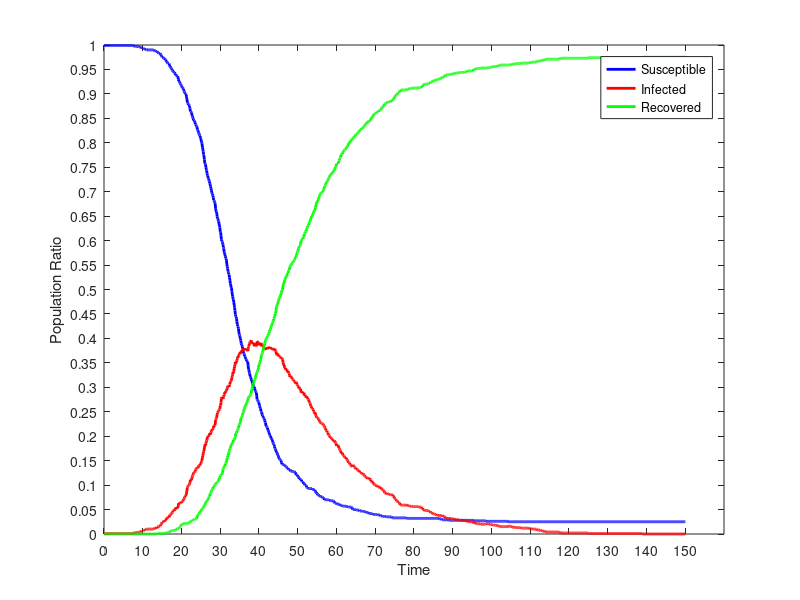

The MATLAB source for this figure:
dynamics = [
0.00,999.000,1.000,0.000;
0.10,999.000,1.000,0.000;
0.20,999.000,1.000,0.000;
0.30,999.000,1.000,0.000;
0.40,999.000,1.000,0.000;
0.50,999.000,1.000,0.000;
0.60,999.000,1.000,0.000;
0.70,999.000,1.000,0.000;
0.80,999.000,1.000,0.000;
0.90,999.000,1.000,0.000;
1.00,999.000,1.000,0.000;
1.10,999.000,1.000,0.000;
1.20,999.000,1.000,0.000;
1.30,999.000,1.000,0.000;
1.40,999.000,1.000,0.000;
1.50,999.000,1.000,0.000;
1.60,999.000,1.000,0.000;
1.70,999.000,1.000,0.000;
1.80,999.000,1.000,0.000;
1.90,999.000,1.000,0.000;
2.00,999.000,1.000,0.000;
2.10,999.000,1.000,0.000;
2.20,999.000,1.000,0.000;
2.30,999.000,1.000,0.000;
2.40,999.000,1.000,0.000;
2.50,999.000,1.000,0.000;
2.60,999.000,1.000,0.000;
2.70,999.000,1.000,0.000;
2.80,999.000,1.000,0.000;
2.90,999.000,1.000,0.000;
3.00,999.000,1.000,0.000;
3.10,999.000,1.000,0.000;
3.20,999.000,1.000,0.000;
3.30,999.000,1.000,0.000;
3.40,999.000,1.000,0.000;
3.50,999.000,1.000,0.000;
3.60,999.000,1.000,0.000;
3.70,999.000,1.000,0.000;
3.80,999.000,1.000,0.000;
3.90,999.000,1.000,0.000;
4.00,999.000,1.000,0.000;
4.10,999.000,1.000,0.000;
4.20,999.000,1.000,0.000;
4.30,999.000,1.000,0.000;
4.40,999.000,1.000,0.000;
4.50,999.000,1.000,0.000;
4.60,999.000,1.000,0.000;
4.70,999.000,1.000,0.000;
4.80,999.000,1.000,0.000;
4.90,999.000,1.000,0.000;
5.00,999.000,1.000,0.000;
5.10,999.000,1.000,0.000;
5.20,999.000,1.000,0.000;
5.30,999.000,1.000,0.000;
5.40,999.000,1.000,0.000;
5.50,999.000,1.000,0.000;
5.60,999.000,1.000,0.000;
5.70,999.000,1.000,0.000;
5.80,999.000,1.000,0.000;
5.90,999.000,1.000,0.000;
6.00,999.000,1.000,0.000;
6.10,999.000,1.000,0.000;
6.20,999.000,1.000,0.000;
6.30,999.000,1.000,0.000;
6.40,999.000,1.000,0.000;
6.50,999.000,1.000,0.000;
6.60,999.000,1.000,0.000;
6.70,999.000,1.000,0.000;
6.80,999.000,1.000,0.000;
6.90,999.000,1.000,0.000;
7.00,999.000,1.000,0.000;
7.10,999.000,1.000,0.000;
7.20,999.000,1.000,0.000;
7.30,999.000,1.000,0.000;
7.40,999.000,1.000,0.000;
7.50,998.000,2.000,0.000;
7.60,998.000,2.000,0.000;
7.70,998.000,2.000,0.000;
7.80,998.000,2.000,0.000;
7.90,998.000,2.000,0.000;
8.00,998.000,2.000,0.000;
8.10,997.000,3.000,0.000;
8.20,997.000,3.000,0.000;
8.30,997.000,3.000,0.000;
8.40,997.000,3.000,0.000;
8.50,997.000,3.000,0.000;
8.60,997.000,3.000,0.000;
8.70,997.000,3.000,0.000;
8.80,997.000,3.000,0.000;
8.90,997.000,3.000,0.000;
9.00,996.000,4.000,0.000;
9.10,996.000,4.000,0.000;
9.20,996.000,4.000,0.000;
9.30,996.000,4.000,0.000;
9.40,996.000,4.000,0.000;
9.50,996.000,4.000,0.000;
9.60,995.000,5.000,0.000;
9.70,994.000,6.000,0.000;
9.80,993.000,7.000,0.000;
9.90,993.000,7.000,0.000;
10.00,993.000,7.000,0.000;
10.10,993.000,7.000,0.000;
10.20,993.000,7.000,0.000;
10.30,992.000,8.000,0.000;
10.40,992.000,8.000,0.000;
10.50,992.000,8.000,0.000;
10.60,991.000,9.000,0.000;
10.70,991.000,9.000,0.000;
10.80,991.000,9.000,0.000;
10.90,991.000,9.000,0.000;
11.00,990.000,10.000,0.000;
11.10,990.000,10.000,0.000;
11.20,990.000,10.000,0.000;
11.30,990.000,10.000,0.000;
11.40,990.000,10.000,0.000;
11.50,990.000,10.000,0.000;
11.60,990.000,10.000,0.000;
11.70,990.000,10.000,0.000;
11.80,990.000,10.000,0.000;
11.90,990.000,10.000,0.000;
12.00,990.000,10.000,0.000;
12.10,990.000,10.000,0.000;
12.20,990.000,10.000,0.000;
12.30,990.000,10.000,0.000;
12.40,990.000,10.000,0.000;
12.50,990.000,10.000,0.000;
12.60,990.000,10.000,0.000;
12.70,990.000,10.000,0.000;
12.80,990.000,10.000,0.000;
12.90,989.000,11.000,0.000;
13.00,988.000,12.000,0.000;
13.10,988.000,12.000,0.000;
13.20,988.000,12.000,0.000;
13.30,988.000,12.000,0.000;
13.40,988.000,12.000,0.000;
13.50,987.000,13.000,0.000;
13.60,987.000,12.000,1.000;
13.70,987.000,12.000,1.000;
13.80,985.000,14.000,1.000;
13.90,985.000,14.000,1.000;
14.00,984.000,15.000,1.000;
14.10,983.000,16.000,1.000;
14.20,983.000,16.000,1.000;
14.30,983.000,16.000,1.000;
14.40,983.000,16.000,1.000;
14.50,983.000,16.000,1.000;
14.60,981.000,18.000,1.000;
14.70,980.000,19.000,1.000;
14.80,978.000,21.000,1.000;
14.90,977.000,22.000,1.000;
15.00,975.000,24.000,1.000;
15.10,975.000,24.000,1.000;
15.20,975.000,24.000,1.000;
15.30,974.000,25.000,1.000;
15.40,973.000,26.000,1.000;
15.50,973.000,26.000,1.000;
15.60,972.000,27.000,1.000;
15.70,972.000,26.000,2.000;
15.80,970.000,28.000,2.000;
15.90,970.000,28.000,2.000;
16.00,969.000,29.000,2.000;
16.10,966.000,32.000,2.000;
16.20,966.000,31.000,3.000;
16.30,964.000,33.000,3.000;
16.40,963.000,34.000,3.000;
16.50,962.000,35.000,3.000;
16.60,962.000,35.000,3.000;
16.70,962.000,35.000,3.000;
16.80,962.000,34.000,4.000;
16.90,959.000,37.000,4.000;
17.00,956.000,39.000,5.000;
17.10,956.000,39.000,5.000;
17.20,954.000,40.000,6.000;
17.30,953.000,41.000,6.000;
17.40,952.000,41.000,7.000;
17.50,951.000,42.000,7.000;
17.60,949.000,44.000,7.000;
17.70,948.000,45.000,7.000;
17.80,946.000,47.000,7.000;
17.90,945.000,48.000,7.000;
18.00,945.000,48.000,7.000;
18.10,944.000,49.000,7.000;
18.20,944.000,48.000,8.000;
18.30,942.000,50.000,8.000;
18.40,941.000,51.000,8.000;
18.50,938.000,54.000,8.000;
18.60,938.000,52.000,10.000;
18.70,938.000,52.000,10.000;
18.80,937.000,53.000,10.000;
18.90,936.000,54.000,10.000;
19.00,936.000,53.000,11.000;
19.10,934.000,55.000,11.000;
19.20,930.000,59.000,11.000;
19.30,926.000,63.000,11.000;
19.40,926.000,62.000,12.000;
19.50,924.000,63.000,13.000;
19.60,922.000,64.000,14.000;
19.70,921.000,64.000,15.000;
19.80,919.000,65.000,16.000;
19.90,918.000,64.000,18.000;
20.00,917.000,64.000,19.000;
20.10,915.000,66.000,19.000;
20.20,913.000,67.000,20.000;
20.30,913.000,67.000,20.000;
20.40,911.000,68.000,21.000;
20.50,910.000,69.000,21.000;
20.60,907.000,72.000,21.000;
20.70,905.000,73.000,22.000;
20.80,903.000,75.000,22.000;
20.90,902.000,76.000,22.000;
21.00,900.000,78.000,22.000;
21.10,900.000,78.000,22.000;
21.20,898.000,80.000,22.000;
21.30,894.000,84.000,22.000;
21.40,890.000,88.000,22.000;
21.50,883.000,95.000,22.000;
21.60,881.000,97.000,22.000;
21.70,880.000,98.000,22.000;
21.80,878.000,100.000,22.000;
21.90,878.000,100.000,22.000;
22.00,876.000,101.000,23.000;
22.10,873.000,103.000,24.000;
22.20,870.000,105.000,25.000;
22.30,864.000,111.000,25.000;
22.40,864.000,110.000,26.000;
22.50,863.000,110.000,27.000;
22.60,862.000,111.000,27.000;
22.70,857.000,115.000,28.000;
22.80,854.000,118.000,28.000;
22.90,852.000,120.000,28.000;
23.00,850.000,122.000,28.000;
23.10,847.000,124.000,29.000;
23.20,845.000,126.000,29.000;
23.30,845.000,126.000,29.000;
23.40,844.000,126.000,30.000;
23.50,841.000,128.000,31.000;
23.60,838.000,131.000,31.000;
23.70,837.000,132.000,31.000;
23.80,835.000,134.000,31.000;
23.90,834.000,135.000,31.000;
24.00,832.000,135.000,33.000;
24.10,827.000,136.000,37.000;
24.20,826.000,135.000,39.000;
24.30,824.000,136.000,40.000;
24.40,821.000,138.000,41.000;
24.50,819.000,140.000,41.000;
24.60,817.000,141.000,42.000;
24.70,815.000,140.000,45.000;
24.80,814.000,141.000,45.000;
24.90,810.000,143.000,47.000;
25.00,808.000,145.000,47.000;
25.10,804.000,147.000,49.000;
25.20,801.000,149.000,50.000;
25.30,798.000,151.000,51.000;
25.40,791.000,157.000,52.000;
25.50,787.000,160.000,53.000;
25.60,782.000,164.000,54.000;
25.70,776.000,169.000,55.000;
25.80,773.000,170.000,57.000;
25.90,766.000,176.000,58.000;
26.00,759.000,181.000,60.000;
26.10,757.000,183.000,60.000;
26.20,756.000,181.000,63.000;
26.30,750.000,185.000,65.000;
26.40,745.000,189.000,66.000;
26.50,743.000,191.000,66.000;
26.60,737.000,194.000,69.000;
26.70,733.000,198.000,69.000;
26.80,732.000,198.000,70.000;
26.90,727.000,201.000,72.000;
27.00,726.000,200.000,74.000;
27.10,723.000,201.000,76.000;
27.20,721.000,202.000,77.000;
27.30,717.000,206.000,77.000;
27.40,714.000,203.000,83.000;
27.50,711.000,205.000,84.000;
27.60,707.000,208.000,85.000;
27.70,703.000,210.000,87.000;
27.80,699.000,212.000,89.000;
27.90,696.000,214.000,90.000;
28.00,695.000,213.000,92.000;
28.10,692.000,215.000,93.000;
28.20,688.000,216.000,96.000;
28.30,683.000,221.000,96.000;
28.40,682.000,220.000,98.000;
28.50,680.000,221.000,99.000;
28.60,678.000,222.000,100.000;
28.70,675.000,225.000,100.000;
28.80,665.000,234.000,101.000;
28.90,661.000,235.000,104.000;
29.00,659.000,236.000,105.000;
29.10,656.000,239.000,105.000;
29.20,649.000,245.000,106.000;
29.30,646.000,248.000,106.000;
29.40,644.000,249.000,107.000;
29.50,641.000,251.000,108.000;
29.60,639.000,252.000,109.000;
29.70,634.000,254.000,112.000;
29.80,630.000,255.000,115.000;
29.90,627.000,256.000,117.000;
30.00,618.000,263.000,119.000;
30.10,617.000,263.000,120.000;
30.20,610.000,269.000,121.000;
30.30,602.000,277.000,121.000;
30.40,599.000,280.000,121.000;
30.50,598.000,278.000,124.000;
30.60,596.000,279.000,125.000;
30.70,592.000,276.000,132.000;
30.80,586.000,280.000,134.000;
30.90,584.000,281.000,135.000;
31.00,577.000,285.000,138.000;
31.10,575.000,286.000,139.000;
31.20,571.000,290.000,139.000;
31.30,568.000,289.000,143.000;
31.40,564.000,292.000,144.000;
31.50,563.000,292.000,145.000;
31.60,560.000,293.000,147.000;
31.70,552.000,297.000,151.000;
31.80,547.000,297.000,156.000;
31.90,543.000,300.000,157.000;
32.00,537.000,303.000,160.000;
32.10,535.000,301.000,164.000;
32.20,531.000,303.000,166.000;
32.30,530.000,301.000,169.000;
32.40,524.000,305.000,171.000;
32.50,519.000,306.000,175.000;
32.60,512.000,312.000,176.000;
32.70,509.000,312.000,179.000;
32.80,505.000,313.000,182.000;
32.90,503.000,315.000,182.000;
33.00,496.000,320.000,184.000;
33.10,491.000,323.000,186.000;
33.20,486.000,326.000,188.000;
33.30,481.000,331.000,188.000;
33.40,479.000,329.000,192.000;
33.50,474.000,333.000,193.000;
33.60,468.000,339.000,193.000;
33.70,463.000,342.000,195.000;
33.80,457.000,346.000,197.000;
33.90,449.000,352.000,199.000;
34.00,445.000,349.000,206.000;
34.10,444.000,350.000,206.000;
34.20,441.000,352.000,207.000;
34.30,434.000,355.000,211.000;
34.40,429.000,359.000,212.000;
34.50,425.000,362.000,213.000;
34.60,424.000,361.000,215.000;
34.70,420.000,364.000,216.000;
34.80,413.000,366.000,221.000;
34.90,408.000,368.000,224.000;
35.00,406.000,370.000,224.000;
35.10,403.000,370.000,227.000;
35.20,399.000,372.000,229.000;
35.30,396.000,369.000,235.000;
35.40,390.000,372.000,238.000;
35.50,387.000,375.000,238.000;
35.60,386.000,374.000,240.000;
35.70,383.000,375.000,242.000;
35.80,379.000,376.000,245.000;
35.90,375.000,377.000,248.000;
36.00,370.000,380.000,250.000;
36.10,369.000,378.000,253.000;
36.20,367.000,377.000,256.000;
36.30,364.000,377.000,259.000;
36.40,363.000,377.000,260.000;
36.50,360.000,377.000,263.000;
36.60,358.000,379.000,263.000;
36.70,357.000,377.000,266.000;
36.80,354.000,378.000,268.000;
36.90,354.000,376.000,270.000;
37.00,352.000,376.000,272.000;
37.10,352.000,374.000,274.000;
37.20,344.000,379.000,277.000;
37.30,337.000,383.000,280.000;
37.40,335.000,384.000,281.000;
37.50,330.000,389.000,281.000;
37.60,328.000,391.000,281.000;
37.70,323.000,393.000,284.000;
37.80,321.000,394.000,285.000;
37.90,319.000,395.000,286.000;
38.00,316.000,396.000,288.000;
38.10,313.000,392.000,295.000;
38.20,313.000,390.000,297.000;
38.30,309.000,391.000,300.000;
38.40,307.000,389.000,304.000;
38.50,303.000,391.000,306.000;
38.60,302.000,390.000,308.000;
38.70,301.000,387.000,312.000;
38.80,301.000,384.000,315.000;
38.90,297.000,387.000,316.000;
39.00,293.000,390.000,317.000;
39.10,292.000,388.000,320.000;
39.20,291.000,384.000,325.000;
39.30,289.000,384.000,327.000;
39.40,284.000,386.000,330.000;
39.50,275.000,394.000,331.000;
39.60,274.000,394.000,332.000;
39.70,273.000,392.000,335.000;
39.80,271.000,392.000,337.000;
39.90,270.000,389.000,341.000;
40.00,268.000,386.000,346.000;
40.10,263.000,389.000,348.000;
40.20,261.000,389.000,350.000;
40.30,258.000,389.000,353.000;
40.40,257.000,387.000,356.000;
40.50,251.000,391.000,358.000;
40.60,250.000,385.000,365.000;
40.70,249.000,384.000,367.000;
40.80,244.000,387.000,369.000;
40.90,242.000,387.000,371.000;
41.00,241.000,385.000,374.000;
41.10,239.000,383.000,378.000;
41.20,237.000,380.000,383.000;
41.30,236.000,379.000,385.000;
41.40,235.000,380.000,385.000;
41.50,232.000,378.000,390.000;
41.60,228.000,378.000,394.000;
41.70,227.000,377.000,396.000;
41.80,221.000,381.000,398.000;
41.90,220.000,380.000,400.000;
42.00,219.000,380.000,401.000;
42.10,218.000,379.000,403.000;
42.20,217.000,378.000,405.000;
42.30,212.000,382.000,406.000;
42.40,212.000,381.000,407.000;
42.50,209.000,381.000,410.000;
42.60,207.000,382.000,411.000;
42.70,204.000,382.000,414.000;
42.80,202.000,380.000,418.000;
42.90,200.000,382.000,418.000;
43.00,200.000,380.000,420.000;
43.10,196.000,381.000,423.000;
43.20,196.000,379.000,425.000;
43.30,193.000,379.000,428.000;
43.40,193.000,377.000,430.000;
43.50,190.000,378.000,432.000;
43.60,187.000,379.000,434.000;
43.70,185.000,379.000,436.000;
43.80,184.000,376.000,440.000;
43.90,182.000,377.000,441.000;
44.00,179.000,377.000,444.000;
44.10,175.000,379.000,446.000;
44.20,174.000,375.000,451.000;
44.30,173.000,375.000,452.000;
44.40,170.000,373.000,457.000;
44.50,167.000,368.000,465.000;
44.60,167.000,366.000,467.000;
44.70,165.000,366.000,469.000;
44.80,162.000,369.000,469.000;
44.90,161.000,366.000,473.000;
45.00,159.000,364.000,477.000;
45.10,156.000,365.000,479.000;
45.20,154.000,364.000,482.000;
45.30,153.000,364.000,483.000;
45.40,152.000,362.000,486.000;
45.50,152.000,362.000,486.000;
45.60,151.000,361.000,488.000;
45.70,150.000,359.000,491.000;
45.80,146.000,360.000,494.000;
45.90,143.000,359.000,498.000;
46.00,143.000,359.000,498.000;
46.10,142.000,357.000,501.000;
46.20,142.000,351.000,507.000;
46.30,142.000,347.000,511.000;
46.40,142.000,345.000,513.000;
46.50,141.000,346.000,513.000;
46.60,141.000,340.000,519.000;
46.70,140.000,340.000,520.000;
46.80,139.000,338.000,523.000;
46.90,138.000,339.000,523.000;
47.00,138.000,335.000,527.000;
47.10,137.000,336.000,527.000;
47.20,136.000,336.000,528.000;
47.30,135.000,333.000,532.000;
47.40,135.000,331.000,534.000;
47.50,133.000,333.000,534.000;
47.60,132.000,330.000,538.000;
47.70,132.000,329.000,539.000;
47.80,132.000,328.000,540.000;
47.90,132.000,324.000,544.000;
48.00,132.000,321.000,547.000;
48.10,130.000,321.000,549.000;
48.20,128.000,323.000,549.000;
48.30,128.000,321.000,551.000;
48.40,128.000,321.000,551.000;
48.50,128.000,319.000,553.000;
48.60,128.000,317.000,555.000;
48.70,128.000,316.000,556.000;
48.80,128.000,316.000,556.000;
48.90,128.000,315.000,557.000;
49.00,128.000,313.000,559.000;
49.10,128.000,312.000,560.000;
49.20,127.000,312.000,561.000;
49.30,126.000,311.000,563.000;
49.40,126.000,308.000,566.000;
49.50,123.000,311.000,566.000;
49.60,121.000,311.000,568.000;
49.70,121.000,309.000,570.000;
49.80,120.000,306.000,574.000;
49.90,120.000,304.000,576.000;
50.00,118.000,304.000,578.000;
50.10,118.000,302.000,580.000;
50.20,116.000,300.000,584.000;
50.30,115.000,298.000,587.000;
50.40,113.000,300.000,587.000;
50.50,113.000,298.000,589.000;
50.60,113.000,297.000,590.000;
50.70,111.000,297.000,592.000;
50.80,111.000,292.000,597.000;
50.90,111.000,289.000,600.000;
51.00,108.000,290.000,602.000;
51.10,107.000,291.000,602.000;
51.20,107.000,290.000,603.000;
51.30,107.000,290.000,603.000;
51.40,106.000,288.000,606.000;
51.50,103.000,289.000,608.000;
51.60,103.000,289.000,608.000;
51.70,103.000,283.000,614.000;
51.80,101.000,284.000,615.000;
51.90,100.000,284.000,616.000;
52.00,100.000,282.000,618.000;
52.10,100.000,281.000,619.000;
52.20,99.000,279.000,622.000;
52.30,96.000,281.000,623.000;
52.40,95.000,280.000,625.000;
52.50,94.000,279.000,627.000;
52.60,94.000,276.000,630.000;
52.70,93.000,276.000,631.000;
52.80,93.000,275.000,632.000;
52.90,93.000,272.000,635.000;
53.00,93.000,269.000,638.000;
53.10,93.000,268.000,639.000;
53.20,93.000,267.000,640.000;
53.30,93.000,264.000,643.000;
53.40,93.000,261.000,646.000;
53.50,93.000,261.000,646.000;
53.60,93.000,257.000,650.000;
53.70,93.000,257.000,650.000;
53.80,91.000,257.000,652.000;
53.90,91.000,255.000,654.000;
54.00,91.000,254.000,655.000;
54.10,91.000,251.000,658.000;
54.20,90.000,250.000,660.000;
54.30,90.000,249.000,661.000;
54.40,90.000,246.000,664.000;
54.50,88.000,248.000,664.000;
54.60,87.000,245.000,668.000;
54.70,85.000,242.000,673.000;
54.80,85.000,240.000,675.000;
54.90,83.000,238.000,679.000;
55.00,83.000,238.000,679.000;
55.10,81.000,238.000,681.000;
55.20,80.000,237.000,683.000;
55.30,80.000,236.000,684.000;
55.40,79.000,234.000,687.000;
55.50,78.000,234.000,688.000;
55.60,78.000,230.000,692.000;
55.70,78.000,229.000,693.000;
55.80,77.000,228.000,695.000;
55.90,77.000,227.000,696.000;
56.00,76.000,227.000,697.000;
56.10,76.000,226.000,698.000;
56.20,76.000,226.000,698.000;
56.30,76.000,226.000,698.000;
56.40,75.000,226.000,699.000;
56.50,74.000,225.000,701.000;
56.60,74.000,224.000,702.000;
56.70,73.000,222.000,705.000;
56.80,72.000,221.000,707.000;
56.90,70.000,220.000,710.000;
57.00,70.000,218.000,712.000;
57.10,70.000,217.000,713.000;
57.20,70.000,215.000,715.000;
57.30,70.000,212.000,718.000;
57.40,70.000,211.000,719.000;
57.50,70.000,211.000,719.000;
57.60,70.000,208.000,722.000;
57.70,70.000,208.000,722.000;
57.80,70.000,207.000,723.000;
57.90,70.000,203.000,727.000;
58.00,70.000,202.000,728.000;
58.10,69.000,202.000,729.000;
58.20,69.000,201.000,730.000;
58.30,69.000,199.000,732.000;
58.40,68.000,197.000,735.000;
58.50,68.000,197.000,735.000;
58.60,68.000,197.000,735.000;
58.70,68.000,195.000,737.000;
58.80,68.000,195.000,737.000;
58.90,68.000,194.000,738.000;
59.00,68.000,192.000,740.000;
59.10,68.000,192.000,740.000;
59.20,68.000,190.000,742.000;
59.30,67.000,190.000,743.000;
59.40,65.000,190.000,745.000;
59.50,64.000,191.000,745.000;
59.60,63.000,189.000,748.000;
59.70,63.000,187.000,750.000;
59.80,63.000,186.000,751.000;
59.90,63.000,185.000,752.000;
60.00,63.000,180.000,757.000;
60.10,62.000,181.000,757.000;
60.20,61.000,182.000,757.000;
60.30,61.000,182.000,757.000;
60.40,61.000,182.000,757.000;
60.50,61.000,180.000,759.000;
60.60,61.000,176.000,763.000;
60.70,61.000,175.000,764.000;
60.80,60.000,173.000,767.000;
60.90,60.000,172.000,768.000;
61.00,59.000,171.000,770.000;
61.10,59.000,170.000,771.000;
61.20,59.000,165.000,776.000;
61.30,58.000,165.000,777.000;
61.40,58.000,165.000,777.000;
61.50,57.000,166.000,777.000;
61.60,57.000,163.000,780.000;
61.70,57.000,161.000,782.000;
61.80,57.000,160.000,783.000;
61.90,57.000,160.000,783.000;
62.00,57.000,159.000,784.000;
62.10,57.000,157.000,786.000;
62.20,57.000,156.000,787.000;
62.30,57.000,156.000,787.000;
62.40,57.000,155.000,788.000;
62.50,56.000,156.000,788.000;
62.60,56.000,153.000,791.000;
62.70,56.000,152.000,792.000;
62.80,56.000,152.000,792.000;
62.90,56.000,150.000,794.000;
63.00,56.000,148.000,796.000;
63.10,55.000,146.000,799.000;
63.20,55.000,146.000,799.000;
63.30,55.000,146.000,799.000;
63.40,55.000,145.000,800.000;
63.50,55.000,142.000,803.000;
63.60,55.000,142.000,803.000;
63.70,55.000,141.000,804.000;
63.80,55.000,139.000,806.000;
63.90,55.000,138.000,807.000;
64.00,54.000,138.000,808.000;
64.10,52.000,140.000,808.000;
64.20,50.000,141.000,809.000;
64.30,50.000,141.000,809.000;
64.40,50.000,140.000,810.000;
64.50,50.000,139.000,811.000;
64.60,50.000,137.000,813.000;
64.70,50.000,136.000,814.000;
64.80,50.000,136.000,814.000;
64.90,50.000,135.000,815.000;
65.00,50.000,133.000,817.000;
65.10,49.000,134.000,817.000;
65.20,49.000,133.000,818.000;
65.30,49.000,133.000,818.000;
65.40,49.000,132.000,819.000;
65.50,49.000,131.000,820.000;
65.60,49.000,130.000,821.000;
65.70,49.000,129.000,822.000;
65.80,49.000,128.000,823.000;
65.90,48.000,129.000,823.000;
66.00,47.000,127.000,826.000;
66.10,47.000,126.000,827.000;
66.20,47.000,126.000,827.000;
66.30,47.000,126.000,827.000;
66.40,47.000,124.000,829.000;
66.50,47.000,124.000,829.000;
66.60,47.000,123.000,830.000;
66.70,47.000,123.000,830.000;
66.80,46.000,124.000,830.000;
66.90,46.000,123.000,831.000;
67.00,46.000,122.000,832.000;
67.10,46.000,121.000,833.000;
67.20,46.000,120.000,834.000;
67.30,46.000,118.000,836.000;
67.40,46.000,117.000,837.000;
67.50,45.000,117.000,838.000;
67.60,45.000,116.000,839.000;
67.70,45.000,116.000,839.000;
67.80,44.000,115.000,841.000;
67.90,44.000,115.000,841.000;
68.00,44.000,113.000,843.000;
68.10,43.000,114.000,843.000;
68.20,43.000,113.000,844.000;
68.30,43.000,113.000,844.000;
68.40,42.000,114.000,844.000;
68.50,42.000,114.000,844.000;
68.60,42.000,114.000,844.000;
68.70,42.000,112.000,846.000;
68.80,42.000,111.000,847.000;
68.90,42.000,108.000,850.000;
69.00,42.000,108.000,850.000;
69.10,42.000,106.000,852.000;
69.20,41.000,107.000,852.000;
69.30,41.000,107.000,852.000;
69.40,40.000,106.000,854.000;
69.50,40.000,103.000,857.000;
69.60,40.000,102.000,858.000;
69.70,40.000,102.000,858.000;
69.80,40.000,101.000,859.000;
69.90,40.000,100.000,860.000;
70.00,40.000,100.000,860.000;
70.10,40.000,100.000,860.000;
70.20,40.000,99.000,861.000;
70.30,40.000,98.000,862.000;
70.40,40.000,98.000,862.000;
70.50,40.000,97.000,863.000;
70.60,39.000,98.000,863.000;
70.70,39.000,98.000,863.000;
70.80,39.000,98.000,863.000;
70.90,39.000,96.000,865.000;
71.00,39.000,95.000,866.000;
71.10,39.000,95.000,866.000;
71.20,39.000,94.000,867.000;
71.30,38.000,95.000,867.000;
71.40,37.000,95.000,868.000;
71.50,37.000,95.000,868.000;
71.60,37.000,93.000,870.000;
71.70,37.000,91.000,872.000;
71.80,37.000,91.000,872.000;
71.90,36.000,90.000,874.000;
72.00,36.000,90.000,874.000;
72.10,36.000,90.000,874.000;
72.20,36.000,89.000,875.000;
72.30,36.000,87.000,877.000;
72.40,36.000,85.000,879.000;
72.50,36.000,84.000,880.000;
72.60,36.000,84.000,880.000;
72.70,36.000,83.000,881.000;
72.80,36.000,82.000,882.000;
72.90,35.000,83.000,882.000;
73.00,35.000,83.000,882.000;
73.10,35.000,83.000,882.000;
73.20,35.000,82.000,883.000;
73.30,35.000,82.000,883.000;
73.40,35.000,82.000,883.000;
73.50,35.000,81.000,884.000;
73.60,35.000,81.000,884.000;
73.70,35.000,81.000,884.000;
73.80,35.000,81.000,884.000;
73.90,35.000,80.000,885.000;
74.00,35.000,80.000,885.000;
74.10,35.000,80.000,885.000;
74.20,35.000,80.000,885.000;
74.30,34.000,81.000,885.000;
74.40,33.000,80.000,887.000;
74.50,33.000,80.000,887.000;
74.60,33.000,78.000,889.000;
74.70,33.000,78.000,889.000;
74.80,33.000,77.000,890.000;
74.90,33.000,74.000,893.000;
75.00,33.000,73.000,894.000;
75.10,33.000,72.000,895.000;
75.20,33.000,71.000,896.000;
75.30,33.000,71.000,896.000;
75.40,33.000,70.000,897.000;
75.50,33.000,68.000,899.000;
75.60,33.000,67.000,900.000;
75.70,33.000,67.000,900.000;
75.80,33.000,66.000,901.000;
75.90,33.000,65.000,902.000;
76.00,33.000,65.000,902.000;
76.10,33.000,65.000,902.000;
76.20,33.000,64.000,903.000;
76.30,33.000,63.000,904.000;
76.40,33.000,60.000,907.000;
76.50,33.000,60.000,907.000;
76.60,33.000,59.000,908.000;
76.70,33.000,59.000,908.000;
76.80,33.000,59.000,908.000;
76.90,33.000,59.000,908.000;
77.00,33.000,59.000,908.000;
77.10,33.000,59.000,908.000;
77.20,33.000,59.000,908.000;
77.30,33.000,59.000,908.000;
77.40,33.000,59.000,908.000;
77.50,33.000,59.000,908.000;
77.60,33.000,59.000,908.000;
77.70,33.000,59.000,908.000;
77.80,33.000,59.000,908.000;
77.90,33.000,59.000,908.000;
78.00,33.000,59.000,908.000;
78.10,32.000,60.000,908.000;
78.20,32.000,59.000,909.000;
78.30,32.000,58.000,910.000;
78.40,32.000,58.000,910.000;
78.50,32.000,58.000,910.000;
78.60,32.000,58.000,910.000;
78.70,32.000,58.000,910.000;
78.80,32.000,57.000,911.000;
78.90,32.000,57.000,911.000;
79.00,32.000,57.000,911.000;
79.10,32.000,57.000,911.000;
79.20,32.000,57.000,911.000;
79.30,32.000,57.000,911.000;
79.40,32.000,56.000,912.000;
79.50,32.000,56.000,912.000;
79.60,32.000,56.000,912.000;
79.70,32.000,56.000,912.000;
79.80,32.000,56.000,912.000;
79.90,32.000,56.000,912.000;
80.00,32.000,56.000,912.000;
80.10,32.000,56.000,912.000;
80.20,32.000,56.000,912.000;
80.30,32.000,56.000,912.000;
80.40,32.000,56.000,912.000;
80.50,32.000,56.000,912.000;
80.60,32.000,56.000,912.000;
80.70,32.000,56.000,912.000;
80.80,32.000,56.000,912.000;
80.90,32.000,56.000,912.000;
81.00,32.000,56.000,912.000;
81.10,32.000,56.000,912.000;
81.20,32.000,55.000,913.000;
81.30,32.000,55.000,913.000;
81.40,32.000,55.000,913.000;
81.50,32.000,55.000,913.000;
81.60,32.000,55.000,913.000;
81.70,32.000,55.000,913.000;
81.80,32.000,55.000,913.000;
81.90,32.000,55.000,913.000;
82.00,32.000,53.000,915.000;
82.10,32.000,53.000,915.000;
82.20,32.000,53.000,915.000;
82.30,32.000,50.000,918.000;
82.40,32.000,50.000,918.000;
82.50,32.000,49.000,919.000;
82.60,32.000,49.000,919.000;
82.70,32.000,48.000,920.000;
82.80,32.000,48.000,920.000;
82.90,32.000,48.000,920.000;
83.00,32.000,48.000,920.000;
83.10,32.000,48.000,920.000;
83.20,32.000,48.000,920.000;
83.30,32.000,48.000,920.000;
83.40,32.000,48.000,920.000;
83.50,32.000,48.000,920.000;
83.60,32.000,48.000,920.000;
83.70,32.000,48.000,920.000;
83.80,32.000,47.000,921.000;
83.90,32.000,46.000,922.000;
84.00,32.000,46.000,922.000;
84.10,32.000,46.000,922.000;
84.20,32.000,45.000,923.000;
84.30,32.000,44.000,924.000;
84.40,32.000,44.000,924.000;
84.50,32.000,44.000,924.000;
84.60,32.000,44.000,924.000;
84.70,32.000,43.000,925.000;
84.80,32.000,42.000,926.000;
84.90,32.000,42.000,926.000;
85.00,32.000,41.000,927.000;
85.10,32.000,41.000,927.000;
85.20,32.000,41.000,927.000;
85.30,32.000,41.000,927.000;
85.40,32.000,40.000,928.000;
85.50,32.000,40.000,928.000;
85.60,32.000,40.000,928.000;
85.70,32.000,40.000,928.000;
85.80,32.000,39.000,929.000;
85.90,32.000,39.000,929.000;
86.00,32.000,39.000,929.000;
86.10,32.000,38.000,930.000;
86.20,32.000,38.000,930.000;
86.30,32.000,38.000,930.000;
86.40,32.000,38.000,930.000;
86.50,31.000,39.000,930.000;
86.60,31.000,38.000,931.000;
86.70,31.000,38.000,931.000;
86.80,31.000,38.000,931.000;
86.90,31.000,37.000,932.000;
87.00,31.000,37.000,932.000;
87.10,30.000,37.000,933.000;
87.20,29.000,38.000,933.000;
87.30,29.000,38.000,933.000;
87.40,29.000,37.000,934.000;
87.50,29.000,36.000,935.000;
87.60,29.000,36.000,935.000;
87.70,29.000,36.000,935.000;
87.80,29.000,36.000,935.000;
87.90,29.000,36.000,935.000;
88.00,29.000,35.000,936.000;
88.10,29.000,33.000,938.000;
88.20,29.000,32.000,939.000;
88.30,29.000,32.000,939.000;
88.40,29.000,32.000,939.000;
88.50,29.000,32.000,939.000;
88.60,29.000,32.000,939.000;
88.70,29.000,32.000,939.000;
88.80,29.000,32.000,939.000;
88.90,29.000,32.000,939.000;
89.00,28.000,33.000,939.000;
89.10,28.000,32.000,940.000;
89.20,28.000,32.000,940.000;
89.30,28.000,32.000,940.000;
89.40,28.000,32.000,940.000;
89.50,28.000,32.000,940.000;
89.60,28.000,32.000,940.000;
89.70,28.000,31.000,941.000;
89.80,28.000,31.000,941.000;
89.90,28.000,31.000,941.000;
90.00,28.000,31.000,941.000;
90.10,28.000,31.000,941.000;
90.20,28.000,31.000,941.000;
90.30,28.000,31.000,941.000;
90.40,28.000,30.000,942.000;
90.50,28.000,30.000,942.000;
90.60,28.000,30.000,942.000;
90.70,28.000,30.000,942.000;
90.80,28.000,30.000,942.000;
90.90,28.000,30.000,942.000;
91.00,28.000,29.000,943.000;
91.10,28.000,29.000,943.000;
91.20,28.000,29.000,943.000;
91.30,28.000,29.000,943.000;
91.40,28.000,29.000,943.000;
91.50,28.000,29.000,943.000;
91.60,28.000,29.000,943.000;
91.70,28.000,28.000,944.000;
91.80,28.000,28.000,944.000;
91.90,28.000,28.000,944.000;
92.00,28.000,28.000,944.000;
92.10,28.000,28.000,944.000;
92.20,28.000,28.000,944.000;
92.30,28.000,28.000,944.000;
92.40,28.000,28.000,944.000;
92.50,28.000,28.000,944.000;
92.60,28.000,28.000,944.000;
92.70,28.000,28.000,944.000;
92.80,28.000,28.000,944.000;
92.90,28.000,28.000,944.000;
93.00,28.000,27.000,945.000;
93.10,28.000,27.000,945.000;
93.20,28.000,27.000,945.000;
93.30,28.000,27.000,945.000;
93.40,28.000,27.000,945.000;
93.50,28.000,27.000,945.000;
93.60,28.000,27.000,945.000;
93.70,28.000,27.000,945.000;
93.80,28.000,25.000,947.000;
93.90,28.000,25.000,947.000;
94.00,28.000,25.000,947.000;
94.10,28.000,25.000,947.000;
94.20,28.000,25.000,947.000;
94.30,28.000,25.000,947.000;
94.40,28.000,25.000,947.000;
94.50,28.000,25.000,947.000;
94.60,28.000,25.000,947.000;
94.70,28.000,25.000,947.000;
94.80,28.000,25.000,947.000;
94.90,28.000,25.000,947.000;
95.00,28.000,25.000,947.000;
95.10,28.000,25.000,947.000;
95.20,28.000,25.000,947.000;
95.30,28.000,24.000,948.000;
95.40,28.000,22.000,950.000;
95.50,28.000,22.000,950.000;
95.60,27.000,23.000,950.000;
95.70,27.000,23.000,950.000;
95.80,27.000,22.000,951.000;
95.90,27.000,22.000,951.000;
96.00,27.000,22.000,951.000;
96.10,27.000,21.000,952.000;
96.20,27.000,21.000,952.000;
96.30,27.000,21.000,952.000;
96.40,27.000,21.000,952.000;
96.50,27.000,21.000,952.000;
96.60,27.000,21.000,952.000;
96.70,27.000,21.000,952.000;
96.80,27.000,21.000,952.000;
96.90,27.000,21.000,952.000;
97.00,27.000,21.000,952.000;
97.10,27.000,21.000,952.000;
97.20,27.000,20.000,953.000;
97.30,27.000,20.000,953.000;
97.40,27.000,20.000,953.000;
97.50,27.000,20.000,953.000;
97.60,27.000,20.000,953.000;
97.70,27.000,20.000,953.000;
97.80,27.000,20.000,953.000;
97.90,27.000,20.000,953.000;
98.00,27.000,20.000,953.000;
98.10,27.000,20.000,953.000;
98.20,27.000,20.000,953.000;
98.30,27.000,20.000,953.000;
98.40,27.000,20.000,953.000;
98.50,27.000,20.000,953.000;
98.60,26.000,21.000,953.000;
98.70,26.000,21.000,953.000;
98.80,26.000,21.000,953.000;
98.90,26.000,21.000,953.000;
99.00,26.000,21.000,953.000;
99.10,26.000,21.000,953.000;
99.20,26.000,21.000,953.000;
99.30,26.000,20.000,954.000;
99.40,26.000,20.000,954.000;
99.50,26.000,20.000,954.000;
99.60,26.000,20.000,954.000;
99.70,26.000,20.000,954.000;
99.80,26.000,19.000,955.000;
99.90,26.000,19.000,955.000;
100.00,26.000,19.000,955.000;
100.10,26.000,19.000,955.000;
100.20,26.000,19.000,955.000;
100.30,26.000,19.000,955.000;
100.40,26.000,19.000,955.000;
100.50,26.000,18.000,956.000;
100.60,26.000,18.000,956.000;
100.70,26.000,18.000,956.000;
100.80,26.000,18.000,956.000;
100.90,26.000,18.000,956.000;
101.00,26.000,18.000,956.000;
101.10,26.000,18.000,956.000;
101.20,26.000,18.000,956.000;
101.30,26.000,18.000,956.000;
101.40,26.000,18.000,956.000;
101.50,26.000,18.000,956.000;
101.60,26.000,17.000,957.000;
101.70,26.000,17.000,957.000;
101.80,26.000,16.000,958.000;
101.90,26.000,16.000,958.000;
102.00,26.000,16.000,958.000;
102.10,26.000,16.000,958.000;
102.20,26.000,15.000,959.000;
102.30,26.000,15.000,959.000;
102.40,26.000,15.000,959.000;
102.50,26.000,15.000,959.000;
102.60,26.000,15.000,959.000;
102.70,26.000,15.000,959.000;
102.80,26.000,15.000,959.000;
102.90,26.000,15.000,959.000;
103.00,26.000,15.000,959.000;
103.10,26.000,15.000,959.000;
103.20,26.000,15.000,959.000;
103.30,26.000,15.000,959.000;
103.40,26.000,15.000,959.000;
103.50,26.000,15.000,959.000;
103.60,26.000,15.000,959.000;
103.70,26.000,15.000,959.000;
103.80,26.000,15.000,959.000;
103.90,26.000,15.000,959.000;
104.00,26.000,15.000,959.000;
104.10,26.000,15.000,959.000;
104.20,26.000,15.000,959.000;
104.30,25.000,16.000,959.000;
104.40,25.000,16.000,959.000;
104.50,25.000,16.000,959.000;
104.60,25.000,16.000,959.000;
104.70,25.000,16.000,959.000;
104.80,25.000,16.000,959.000;
104.90,25.000,16.000,959.000;
105.00,25.000,15.000,960.000;
105.10,25.000,15.000,960.000;
105.20,25.000,15.000,960.000;
105.30,25.000,14.000,961.000;
105.40,25.000,14.000,961.000;
105.50,25.000,14.000,961.000;
105.60,25.000,14.000,961.000;
105.70,25.000,14.000,961.000;
105.80,25.000,14.000,961.000;
105.90,25.000,14.000,961.000;
106.00,25.000,14.000,961.000;
106.10,25.000,13.000,962.000;
106.20,25.000,13.000,962.000;
106.30,25.000,13.000,962.000;
106.40,25.000,13.000,962.000;
106.50,25.000,13.000,962.000;
106.60,25.000,13.000,962.000;
106.70,25.000,13.000,962.000;
106.80,25.000,13.000,962.000;
106.90,25.000,13.000,962.000;
107.00,25.000,13.000,962.000;
107.10,25.000,13.000,962.000;
107.20,25.000,13.000,962.000;
107.30,25.000,13.000,962.000;
107.40,25.000,13.000,962.000;
107.50,25.000,13.000,962.000;
107.60,25.000,13.000,962.000;
107.70,25.000,12.000,963.000;
107.80,25.000,12.000,963.000;
107.90,25.000,12.000,963.000;
108.00,25.000,12.000,963.000;
108.10,25.000,12.000,963.000;
108.20,25.000,12.000,963.000;
108.30,25.000,12.000,963.000;
108.40,25.000,12.000,963.000;
108.50,25.000,12.000,963.000;
108.60,25.000,12.000,963.000;
108.70,25.000,12.000,963.000;
108.80,25.000,12.000,963.000;
108.90,25.000,12.000,963.000;
109.00,25.000,12.000,963.000;
109.10,25.000,12.000,963.000;
109.20,25.000,12.000,963.000;
109.30,25.000,12.000,963.000;
109.40,25.000,12.000,963.000;
109.50,25.000,12.000,963.000;
109.60,25.000,12.000,963.000;
109.70,25.000,11.000,964.000;
109.80,25.000,11.000,964.000;
109.90,25.000,11.000,964.000;
110.00,25.000,11.000,964.000;
110.10,25.000,11.000,964.000;
110.20,25.000,11.000,964.000;
110.30,25.000,11.000,964.000;
110.40,25.000,10.000,965.000;
110.50,25.000,10.000,965.000;
110.60,25.000,10.000,965.000;
110.70,25.000,10.000,965.000;
110.80,25.000,10.000,965.000;
110.90,25.000,10.000,965.000;
111.00,25.000,10.000,965.000;
111.10,25.000,10.000,965.000;
111.20,25.000,10.000,965.000;
111.30,25.000,10.000,965.000;
111.40,25.000,10.000,965.000;
111.50,25.000,10.000,965.000;
111.60,25.000,10.000,965.000;
111.70,25.000,9.000,966.000;
111.80,25.000,8.000,967.000;
111.90,25.000,8.000,967.000;
112.00,25.000,8.000,967.000;
112.10,25.000,8.000,967.000;
112.20,25.000,8.000,967.000;
112.30,25.000,8.000,967.000;
112.40,25.000,8.000,967.000;
112.50,25.000,8.000,967.000;
112.60,25.000,8.000,967.000;
112.70,25.000,7.000,968.000;
112.80,25.000,7.000,968.000;
112.90,25.000,7.000,968.000;
113.00,25.000,7.000,968.000;
113.10,25.000,6.000,969.000;
113.20,25.000,6.000,969.000;
113.30,25.000,6.000,969.000;
113.40,25.000,6.000,969.000;
113.50,25.000,6.000,969.000;
113.60,25.000,6.000,969.000;
113.70,25.000,5.000,970.000;
113.80,25.000,5.000,970.000;
113.90,25.000,5.000,970.000;
114.00,25.000,5.000,970.000;
114.10,25.000,4.000,971.000;
114.20,25.000,4.000,971.000;
114.30,25.000,4.000,971.000;
114.40,25.000,4.000,971.000;
114.50,25.000,4.000,971.000;
114.60,25.000,4.000,971.000;
114.70,25.000,4.000,971.000;
114.80,25.000,4.000,971.000;
114.90,25.000,4.000,971.000;
115.00,25.000,4.000,971.000;
115.10,25.000,4.000,971.000;
115.20,25.000,4.000,971.000;
115.30,25.000,4.000,971.000;
115.40,25.000,4.000,971.000;
115.50,25.000,4.000,971.000;
115.60,25.000,4.000,971.000;
115.70,25.000,4.000,971.000;
115.80,25.000,4.000,971.000;
115.90,25.000,4.000,971.000;
116.00,25.000,4.000,971.000;
116.10,25.000,4.000,971.000;
116.20,25.000,4.000,971.000;
116.30,25.000,4.000,971.000;
116.40,25.000,4.000,971.000;
116.50,25.000,4.000,971.000;
116.60,25.000,4.000,971.000;
116.70,25.000,4.000,971.000;
116.80,25.000,4.000,971.000;
116.90,25.000,4.000,971.000;
117.00,25.000,4.000,971.000;
117.10,25.000,4.000,971.000;
117.20,25.000,4.000,971.000;
117.30,25.000,4.000,971.000;
117.40,25.000,4.000,971.000;
117.50,25.000,3.000,972.000;
117.60,25.000,3.000,972.000;
117.70,25.000,3.000,972.000;
117.80,25.000,3.000,972.000;
117.90,25.000,2.000,973.000;
118.00,25.000,2.000,973.000;
118.10,25.000,2.000,973.000;
118.20,25.000,2.000,973.000;
118.30,25.000,2.000,973.000;
118.40,25.000,2.000,973.000;
118.50,25.000,2.000,973.000;
118.60,25.000,2.000,973.000;
118.70,25.000,2.000,973.000;
118.80,25.000,2.000,973.000;
118.90,25.000,2.000,973.000;
119.00,25.000,2.000,973.000;
119.10,25.000,2.000,973.000;
119.20,25.000,2.000,973.000;
119.30,25.000,2.000,973.000;
119.40,25.000,2.000,973.000;
119.50,25.000,2.000,973.000;
119.60,25.000,2.000,973.000;
119.70,25.000,2.000,973.000;
119.80,25.000,2.000,973.000;
119.90,25.000,2.000,973.000;
120.00,25.000,2.000,973.000;
120.10,25.000,2.000,973.000;
120.20,25.000,2.000,973.000;
120.30,25.000,2.000,973.000;
120.40,25.000,2.000,973.000;
120.50,25.000,2.000,973.000;
120.60,25.000,2.000,973.000;
120.70,25.000,2.000,973.000;
120.80,25.000,2.000,973.000;
120.90,25.000,2.000,973.000;
121.00,25.000,2.000,973.000;
121.10,25.000,2.000,973.000;
121.20,25.000,2.000,973.000;
121.30,25.000,2.000,973.000;
121.40,25.000,2.000,973.000;
121.50,25.000,2.000,973.000;
121.60,25.000,2.000,973.000;
121.70,25.000,2.000,973.000;
121.80,25.000,2.000,973.000;
121.90,25.000,2.000,973.000;
122.00,25.000,2.000,973.000;
122.10,25.000,2.000,973.000;
122.20,25.000,2.000,973.000;
122.30,25.000,2.000,973.000;
122.40,25.000,2.000,973.000;
122.50,25.000,2.000,973.000;
122.60,25.000,2.000,973.000;
122.70,25.000,2.000,973.000;
122.80,25.000,2.000,973.000;
122.90,25.000,2.000,973.000;
123.00,25.000,2.000,973.000;
123.10,25.000,2.000,973.000;
123.20,25.000,2.000,973.000;
123.30,25.000,2.000,973.000;
123.40,25.000,2.000,973.000;
123.50,25.000,2.000,973.000;
123.60,25.000,2.000,973.000;
123.70,25.000,2.000,973.000;
123.80,25.000,2.000,973.000;
123.90,25.000,2.000,973.000;
124.00,25.000,2.000,973.000;
124.10,25.000,2.000,973.000;
124.20,25.000,2.000,973.000;
124.30,25.000,2.000,973.000;
124.40,25.000,2.000,973.000;
124.50,25.000,2.000,973.000;
124.60,25.000,2.000,973.000;
124.70,25.000,2.000,973.000;
124.80,25.000,2.000,973.000;
124.90,25.000,2.000,973.000;
125.00,25.000,1.000,974.000;
125.10,25.000,1.000,974.000;
125.20,25.000,1.000,974.000;
125.30,25.000,1.000,974.000;
125.40,25.000,1.000,974.000;
125.50,25.000,1.000,974.000;
125.60,25.000,1.000,974.000;
125.70,25.000,1.000,974.000;
125.80,25.000,1.000,974.000;
125.90,25.000,1.000,974.000;
126.00,25.000,1.000,974.000;
126.10,25.000,1.000,974.000;
126.20,25.000,1.000,974.000;
126.30,25.000,1.000,974.000;
126.40,25.000,1.000,974.000;
126.50,25.000,1.000,974.000;
126.60,25.000,1.000,974.000;
126.70,25.000,1.000,974.000;
126.80,25.000,1.000,974.000;
126.90,25.000,1.000,974.000;
127.00,25.000,1.000,974.000;
127.10,25.000,1.000,974.000;
127.20,25.000,1.000,974.000;
127.30,25.000,1.000,974.000;
127.40,25.000,1.000,974.000;
127.50,25.000,1.000,974.000;
127.60,25.000,1.000,974.000;
127.70,25.000,1.000,974.000;
127.80,25.000,1.000,974.000;
127.90,25.000,1.000,974.000;
128.00,25.000,1.000,974.000;
128.10,25.000,1.000,974.000;
128.20,25.000,1.000,974.000;
128.30,25.000,1.000,974.000;
128.40,25.000,1.000,974.000;
128.50,25.000,1.000,974.000;
128.60,25.000,1.000,974.000;
128.70,25.000,1.000,974.000;
128.80,25.000,1.000,974.000;
128.90,25.000,1.000,974.000;
129.00,25.000,1.000,974.000;
129.10,25.000,1.000,974.000;
129.20,25.000,1.000,974.000;
129.30,25.000,1.000,974.000;
129.40,25.000,1.000,974.000;
129.50,25.000,1.000,974.000;
129.60,25.000,1.000,974.000;
129.70,25.000,1.000,974.000;
129.80,25.000,1.000,974.000;
129.90,25.000,1.000,974.000;
130.00,25.000,1.000,974.000;
130.10,25.000,1.000,974.000;
130.20,25.000,1.000,974.000;
130.30,25.000,1.000,974.000;
130.40,25.000,1.000,974.000;
130.50,25.000,1.000,974.000;
130.60,25.000,1.000,974.000;
130.70,25.000,1.000,974.000;
130.80,25.000,1.000,974.000;
130.90,25.000,1.000,974.000;
131.00,25.000,1.000,974.000;
131.10,25.000,1.000,974.000;
131.20,25.000,1.000,974.000;
131.30,25.000,1.000,974.000;
131.40,25.000,1.000,974.000;
131.50,25.000,1.000,974.000;
131.60,25.000,1.000,974.000;
131.70,25.000,1.000,974.000;
131.80,25.000,1.000,974.000;
131.90,25.000,1.000,974.000;
132.00,25.000,1.000,974.000;
132.10,25.000,1.000,974.000;
132.20,25.000,1.000,974.000;
132.30,25.000,1.000,974.000;
132.40,25.000,1.000,974.000;
132.50,25.000,1.000,974.000;
132.60,25.000,1.000,974.000;
132.70,25.000,1.000,974.000;
132.80,25.000,1.000,974.000;
132.90,25.000,1.000,974.000;
133.00,25.000,1.000,974.000;
133.10,25.000,1.000,974.000;
133.20,25.000,1.000,974.000;
133.30,25.000,1.000,974.000;
133.40,25.000,1.000,974.000;
133.50,25.000,1.000,974.000;
133.60,25.000,1.000,974.000;
133.70,25.000,1.000,974.000;
133.80,25.000,1.000,974.000;
133.90,25.000,1.000,974.000;
134.00,25.000,1.000,974.000;
134.10,25.000,1.000,974.000;
134.20,25.000,1.000,974.000;
134.30,25.000,1.000,974.000;
134.40,25.000,1.000,974.000;
134.50,25.000,1.000,974.000;
134.60,25.000,1.000,974.000;
134.70,25.000,1.000,974.000;
134.80,25.000,1.000,974.000;
134.90,25.000,1.000,974.000;
135.00,25.000,1.000,974.000;
135.10,25.000,1.000,974.000;
135.20,25.000,1.000,974.000;
135.30,25.000,1.000,974.000;
135.40,25.000,1.000,974.000;
135.50,25.000,1.000,974.000;
135.60,25.000,1.000,974.000;
135.70,25.000,1.000,974.000;
135.80,25.000,1.000,974.000;
135.90,25.000,1.000,974.000;
136.00,25.000,1.000,974.000;
136.10,25.000,1.000,974.000;
136.20,25.000,1.000,974.000;
136.30,25.000,1.000,974.000;
136.40,25.000,1.000,974.000;
136.50,25.000,1.000,974.000;
136.60,25.000,1.000,974.000;
136.70,25.000,1.000,974.000;
136.80,25.000,1.000,974.000;
136.90,25.000,1.000,974.000;
137.00,25.000,1.000,974.000;
137.10,25.000,1.000,974.000;
137.20,25.000,1.000,974.000;
137.30,25.000,1.000,974.000;
137.40,25.000,1.000,974.000;
137.50,25.000,1.000,974.000;
137.60,25.000,1.000,974.000;
137.70,25.000,1.000,974.000;
137.80,25.000,1.000,974.000;
137.90,25.000,1.000,974.000;
138.00,25.000,1.000,974.000;
138.10,25.000,1.000,974.000;
138.20,25.000,1.000,974.000;
138.30,25.000,1.000,974.000;
138.40,25.000,1.000,974.000;
138.50,25.000,1.000,974.000;
138.60,25.000,1.000,974.000;
138.70,25.000,1.000,974.000;
138.80,25.000,1.000,974.000;
138.90,25.000,1.000,974.000;
139.00,25.000,0.000,975.000;
139.10,25.000,0.000,975.000;
139.20,25.000,0.000,975.000;
139.30,25.000,0.000,975.000;
139.40,25.000,0.000,975.000;
139.50,25.000,0.000,975.000;
139.60,25.000,0.000,975.000;
139.70,25.000,0.000,975.000;
139.80,25.000,0.000,975.000;
139.90,25.000,0.000,975.000;
140.00,25.000,0.000,975.000;
140.10,25.000,0.000,975.000;
140.20,25.000,0.000,975.000;
140.30,25.000,0.000,975.000;
140.40,25.000,0.000,975.000;
140.50,25.000,0.000,975.000;
140.60,25.000,0.000,975.000;
140.70,25.000,0.000,975.000;
140.80,25.000,0.000,975.000;
140.90,25.000,0.000,975.000;
141.00,25.000,0.000,975.000;
141.10,25.000,0.000,975.000;
141.20,25.000,0.000,975.000;
141.30,25.000,0.000,975.000;
141.40,25.000,0.000,975.000;
141.50,25.000,0.000,975.000;
141.60,25.000,0.000,975.000;
141.70,25.000,0.000,975.000;
141.80,25.000,0.000,975.000;
141.90,25.000,0.000,975.000;
142.00,25.000,0.000,975.000;
142.10,25.000,0.000,975.000;
142.20,25.000,0.000,975.000;
142.30,25.000,0.000,975.000;
142.40,25.000,0.000,975.000;
142.50,25.000,0.000,975.000;
142.60,25.000,0.000,975.000;
142.70,25.000,0.000,975.000;
142.80,25.000,0.000,975.000;
142.90,25.000,0.000,975.000;
143.00,25.000,0.000,975.000;
143.10,25.000,0.000,975.000;
143.20,25.000,0.000,975.000;
143.30,25.000,0.000,975.000;
143.40,25.000,0.000,975.000;
143.50,25.000,0.000,975.000;
143.60,25.000,0.000,975.000;
143.70,25.000,0.000,975.000;
143.80,25.000,0.000,975.000;
143.90,25.000,0.000,975.000;
144.00,25.000,0.000,975.000;
144.10,25.000,0.000,975.000;
144.20,25.000,0.000,975.000;
144.30,25.000,0.000,975.000;
144.40,25.000,0.000,975.000;
144.50,25.000,0.000,975.000;
144.60,25.000,0.000,975.000;
144.70,25.000,0.000,975.000;
144.80,25.000,0.000,975.000;
144.90,25.000,0.000,975.000;
145.00,25.000,0.000,975.000;
145.10,25.000,0.000,975.000;
145.20,25.000,0.000,975.000;
145.30,25.000,0.000,975.000;
145.40,25.000,0.000,975.000;
145.50,25.000,0.000,975.000;
145.60,25.000,0.000,975.000;
145.70,25.000,0.000,975.000;
145.80,25.000,0.000,975.000;
145.90,25.000,0.000,975.000;
146.00,25.000,0.000,975.000;
146.10,25.000,0.000,975.000;
146.20,25.000,0.000,975.000;
146.30,25.000,0.000,975.000;
146.40,25.000,0.000,975.000;
146.50,25.000,0.000,975.000;
146.60,25.000,0.000,975.000;
146.70,25.000,0.000,975.000;
146.80,25.000,0.000,975.000;
146.90,25.000,0.000,975.000;
147.00,25.000,0.000,975.000;
147.10,25.000,0.000,975.000;
147.20,25.000,0.000,975.000;
147.30,25.000,0.000,975.000;
147.40,25.000,0.000,975.000;
147.50,25.000,0.000,975.000;
147.60,25.000,0.000,975.000;
147.70,25.000,0.000,975.000;
147.80,25.000,0.000,975.000;
147.90,25.000,0.000,975.000;
148.00,25.000,0.000,975.000;
148.10,25.000,0.000,975.000;
148.20,25.000,0.000,975.000;
148.30,25.000,0.000,975.000;
148.40,25.000,0.000,975.000;
148.50,25.000,0.000,975.000;
148.60,25.000,0.000,975.000;
148.70,25.000,0.000,975.000;
148.80,25.000,0.000,975.000;
148.90,25.000,0.000,975.000;
149.00,25.000,0.000,975.000;
149.10,25.000,0.000,975.000;
149.20,25.000,0.000,975.000;
149.30,25.000,0.000,975.000;
149.40,25.000,0.000,975.000;
149.50,25.000,0.000,975.000;
149.60,25.000,0.000,975.000;
149.70,25.000,0.000,975.000;
149.80,25.000,0.000,975.000;
149.90,25.000,0.000,975.000;
150.00,25.000,0.000,975.000;
];
time = dynamics (:, 1);
susceptible = dynamics (:, 2);
infected = dynamics (:, 3);
recovered = dynamics (:, 4);
totalPopulation = susceptible(1) + infected(1) + recovered(1);
susceptibleRatio = susceptible ./ totalPopulation;
infectedRatio = infected ./ totalPopulation;
recoveredRatio = recovered ./ totalPopulation;
steps = length (time);
indices = 0 : steps - 1;
replications = 0;
figure
plot (indices, susceptibleRatio.', 'color', 'blue', 'linewidth', 2);
hold on
plot (indices, infectedRatio.', 'color', 'red', 'linewidth', 2);
hold on
plot (indices, recoveredRatio.', 'color', 'green', 'linewidth', 2);
set(gca,'YTick',0:0.05:1.0);
set(gca,'XTick', indices(1:100:end), 'xticklabel', time(1:100:end));
xlabel ('Time');
ylabel ('Population Ratio');
legend('Susceptible','Infected', 'Recovered');
%titleStr = sprintf('SIR Dynamics of %i agents, with 0.10 dt, %i steps, 0 replications', totalPopulation, steps)
%title (titleStr);
